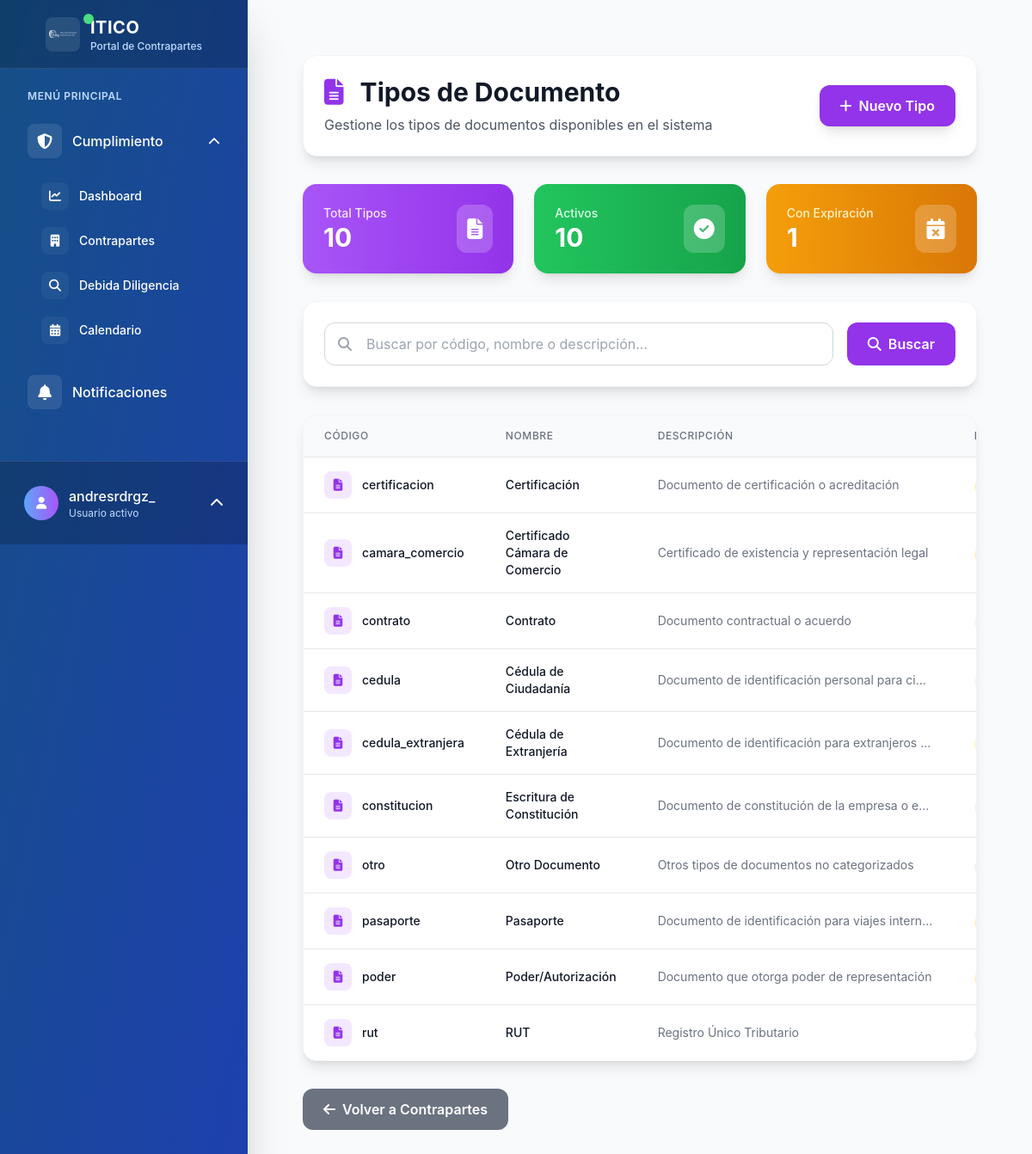
The app's page /contrapartes/tipos-documento/ (signed in) with its own data.
### contrapartes/models.py (models this page shows, shortened)
class TipoDocumento(models.Model):
    codigo = models.CharField(
        max_length=20,
        unique=True,
        verbose_name="Código",
        help_text="Código único para identificar el tipo (ej: dd, contrato, etc.)"
    )
    nombre = models.CharField(
        max_length=100,
        verbose_name="Nombre",
        help_text="Nombre descriptivo del tipo de documento"
    )
    descripcion = models.TextField(
        blank=True,
        null=True,
        verbose_name="Descripción",
        help_text="Descripción detallada del tipo de documento"
    )
    requiere_expiracion = models.BooleanField(
        default=False,
        verbose_name="Requiere fecha de expiración",
        help_text="Indica si este tipo de documento requiere fecha de expiración"
    )
    activo = models.BooleanField(
        default=True,
        verbose_name="Activo",
        help_text="Indica si este tipo está disponible para nuevos documentos"
    )
    creado_por = models.ForeignKey(
        User,
        on_delete=models.PROTECT,
        related_name='tipos_documento_creados',
        verbose_name="Creado por"
    )
    fecha_creacion = models.DateTimeField(auto_now_add=True, verbose_name="Fecha de creación")
    fecha_actualizacion = models.DateTimeField(auto_now=True, verbose_name="Última actualización")
    class Meta:
        verbose_name = "Tipo de Documento"
        verbose_name_plural = "Tipos de Documento"
        ordering = ['nombre']

### contrapartes/views.py (the view)
# urls.py: path('tipos-documento/', views.TipoDocumentoListView.as_view(), name='tipo_documento_lista'),
class TipoDocumentoListView(LoginRequiredMixin, ListView):
    model = TipoDocumento
    template_name = 'contrapartes/tipo_documento_lista.html'
    context_object_name = 'tipos'
    paginate_by = 20
    def get_queryset(self):
        queryset = TipoDocumento.objects.all()
        search = self.request.GET.get('search')
        if search:
            queryset = queryset.filter(
                Q(codigo__icontains=search) |
                Q(nombre__icontains=search) |
                Q(descripcion__icontains=search)
            )
        return queryset

### templates/contrapartes/tipo_documento_lista.html (shortened to what this page needs)
{% extends 'base.html' %}
{% load static %}
{% block content %}
<div class="max-w-7xl mx-auto px-4 sm:px-6 lg:px-8 py-8">
    <div class="bg-white rounded-2xl shadow-lg p-6 mb-8 border border-gray-100">
        <div class="flex flex-col sm:flex-row sm:items-center sm:justify-between gap-4">
            <div>
                <h1 class="text-3xl font-bold text-gray-900 mb-2">
                    <i class="fas fa-file-alt text-purple-600 mr-3"></i>
                    Tipos de Documento
                </h1>
                <p class="text-gray-600">Gestione los tipos de documentos disponibles en el sistema</p>
            </div>
            <a href="{% url 'contrapartes:tipo_documento_crear' %}"
               class="inline-flex items-center px-6 py-3 bg-purple-600 text-white font-semibold rounded-xl hover:bg-purple-700 transition-all duration-200 shadow-lg hover:shadow-xl transform hover:-translate-y-0.5">
                <i class="fas fa-plus mr-2"></i>
                Nuevo Tipo
            </a>
        </div>
    </div>
    <div class="grid grid-cols-1 md:grid-cols-3 gap-6 mb-8">
        <div class="bg-gradient-to-r from-purple-500 to-purple-600 rounded-2xl shadow-lg p-6 text-white">
            <div class="flex items-center justify-between">
                <div>
                    <p class="text-purple-100 text-sm font-medium">Total Tipos</p>
                    <p class="text-3xl font-bold">{{ tipos.count }}</p>
                </div>
                <div class="bg-white bg-opacity-20 rounded-xl p-3">
                    <i class="fas fa-file-alt text-2xl"></i>
                </div>
            </div>
        </div>
        <div class="bg-gradient-to-r from-green-500 to-green-600 rounded-2xl shadow-lg p-6 text-white">
            <div class="flex items-center justify-between">
                <div>
                    <p class="text-green-100 text-sm font-medium">Activos</p>
                    <p class="text-3xl font-bold">{{ tipos|length }}</p>
                </div>
                <div class="bg-white bg-opacity-20 rounded-xl p-3">
                    <i class="fas fa-check-circle text-2xl"></i>
                </div>
            </div>
        </div>
        <div class="bg-gradient-to-r from-amber-500 to-amber-600 rounded-2xl shadow-lg p-6 text-white">
            <div class="flex items-center justify-between">
                <div>
                    <p class="text-amber-100 text-sm font-medium">Con Expiración</p>
                    <p class="text-3xl font-bold">{{ tipos|dictsort:"requiere_expiracion"|slice:":1"|length }}</p>
                </div>
                <div class="bg-white bg-opacity-20 rounded-xl p-3">
                    <i class="fas fa-calendar-times text-2xl"></i>
                </div>
            </div>
        </div>
    </div>
    <div class="bg-white rounded-2xl shadow-lg p-6 mb-8 border border-gray-100">
        <form method="get" class="flex flex-col sm:flex-row gap-4">
            <div class="flex-1">
                <div class="relative">
                    <input type="text"
                           name="search"
                           value="{{ request.GET.search }}"
                           placeholder="Buscar por código, nombre o descripción..."
                           class="w-full pl-12 pr-4 py-3 border border-gray-300 rounded-xl focus:ring-2 focus:ring-purple-500 focus:border-transparent transition-all duration-200">
                    <div class="absolute inset-y-0 left-0 pl-4 flex items-center pointer-events-none">
                    </div>
                </div>
            </div>
            <div class="flex gap-2">
                <button type="submit"
                        class="px-6 py-3 bg-purple-600 text-white font-semibold rounded-xl hover:bg-purple-700 transition-all duration-200 flex items-center gap-2">
                    <i class="fas fa-search"></i>
                    <span class="hidden sm:inline">Buscar</span>
                </button>
            </div>
        </form>
    </div>
    <div class="bg-white rounded-2xl shadow-lg border border-gray-100 overflow-hidden">
        {% if tipos %}
            <div class="overflow-x-auto">
                <table class="min-w-full divide-y divide-gray-200">
                    <thead class="bg-gray-50">
                        <tr>
                            <th class="px-6 py-4 text-left text-xs font-medium text-gray-500 uppercase tracking-wider">
                                Código
                            </th>
                            <th class="px-6 py-4 text-left text-xs font-medium text-gray-500 uppercase tracking-wider">
                                Nombre
                            </th>
                            <th class="px-6 py-4 text-left text-xs font-medium text-gray-500 uppercase tracking-wider">
                                Descripción
                            </th>
                            <th class="px-6 py-4 text-left text-xs font-medium text-gray-500 uppercase tracking-wider">
                            </th>
                        </tr>
                    </thead>
                    <tbody class="bg-white divide-y divide-gray-200">
                        {% for tipo in tipos %}
                        <tr class="hover:bg-gray-50 transition-colors duration-150">
                            <td class="px-6 py-4 whitespace-nowrap">
                                <div class="flex items-center">
                                    <div class="flex-shrink-0 h-8 w-8">
                                        <div class="h-8 w-8 rounded-lg bg-purple-100 flex items-center justify-center">
                                            <i class="fas fa-file-alt text-purple-600 text-sm"></i>
                                        </div>
                                    </div>
                                    <div class="ml-3">
                                        <div class="text-sm font-medium text-gray-900">{{ tipo.codigo }}</div>
                                    </div>
                                </div>
                            </td>
                            <td class="px-6 py-4">
                                <div class="text-sm font-medium text-gray-900">{{ tipo.nombre }}</div>
                            </td>
                            <td class="px-6 py-4">
                                <div class="text-sm text-gray-500 max-w-xs truncate" title="{{ tipo.descripcion }}">
                                    {{ tipo.descripcion|default:"-" }}
                                </div>
                            </td>
                            <td class="px-6 py-4 whitespace-nowrap">
                                {% if tipo.requiere_expiracion %}
                                    <span class="inline-flex items-center px-2.5 py-0.5 rounded-full text-xs font-medium bg-amber-100 text-amber-800">
                                    </span>
                                {% else %}
                                    <span class="inline-flex items-center px-2.5 py-0.5 rounded-full text-xs font-medium bg-gray-100 text-gray-800">
                                    </span>
                                {% endif %}
                            </td>
                        </tr>
                        {% endfor %}
                    </tbody>
                </table>
            </div>
        {% endif %}
    </div>
    <div class="mt-8 flex justify-start">
        <a href="{% url 'contrapartes:lista' %}"
           class="inline-flex items-center px-6 py-3 bg-gray-500 text-white font-semibold rounded-xl hover:bg-gray-600 transition-all duration-200">
            <i class="fas fa-arrow-left mr-2"></i>
            Volver a Contrapartes
        </a>
    </div>
</div>
{% endblock %}

### templates/partials/user_menu.html (shortened to what this page needs)
{% if user.is_authenticated %}
    <div class="p-4 border-t border-white border-opacity-10 bg-black bg-opacity-20">
        <div class="relative">
            <button id="user-menu-button" class="group flex items-center w-full text-white hover:bg-white hover:bg-opacity-10 p-3 rounded-xl transition-all duration-300">
                <div class="flex items-center justify-center w-10 h-10 rounded-full bg-gradient-to-r from-blue-400 to-purple-500 mr-3 group-hover:scale-110 transition-transform duration-300">
                    <i class="fas fa-user text-sm"></i>
                </div>
                <div class="flex-1 text-left">
                    <p class="font-medium truncate group-hover:translate-x-1 transition-transform duration-300">{{ user.get_full_name|default:user.username }}</p>
                    <p class="text-xs text-blue-200">Usuario activo</p>
                </div>
                <i class="fas fa-chevron-up ml-2 transform group-hover:rotate-180 transition-transform duration-300" id="chevron-icon"></i>
            </button>
        </div>
    </div>
{% endif %}

### static/css/itico.css (style rules this page uses)
:root { --color-primario: #154F86; --color-blanco: #FFFFFF; --color-exito: #10B981; --color-advertencia: #F59E0B; --color-error: #EF4444; --color-info: #3B82F6; --color-fondo: var(--color-blanco); --color-fondo-secundario: #F9FAFB; --color-texto: var(--color-primario); --color-texto-secundario: #6B7280; --color-borde: #E5E7EB; --sombra-sm: 0 1px 2px 0 rgba(0, 0, 0, 0.05); --sombra-md: 0 4px 6px -1px rgba(0, 0, 0, 0.1); --sombra-lg: 0 10px 15px -3px rgba(0, 0, 0, 0.1); }
* { margin: 0; padding: 0; box-sizing: border-box; }
body { background: var(--color-fondo); color: var(--color-texto); font-family: -apple-system, BlinkMacSystemFont, 'Segoe UI', Roboto, Oxygen, Ubuntu, Cantarell, sans-serif; line-height: 1.6; }
h1, h2, h3, h4, h5, h6 { color: var(--color-primario); margin-bottom: 1rem; font-weight: 600; }
h1 { font-size: 2.5rem; }
a { color: var(--color-primario); text-decoration: none; transition: color 0.3s ease; }
.shadow-lg { box-shadow: var(--sombra-lg); }
.rounded-lg { border-radius: 0.75rem; }
.p-3 { padding: 0.75rem; }
.p-4 { padding: 1rem; }
.p-6 { padding: 1.5rem; }
.mb-2 { margin-bottom: 0.5rem; }

### records on screen
TipoDocumento: codigo "certificacion", nombre "Certificación", descripcion "Documento de certificación o acreditación"
TipoDocumento: codigo "camara_comercio", nombre "Certificado Cámara de Comercio", descripcion "Certificado de existencia y representación legal"
TipoDocumento: codigo "contrato", nombre "Contrato", descripcion "Documento contractual o acuerdo"
TipoDocumento: codigo "cedula", nombre "Cédula de Ciudadanía", descripcion "Documento de identificación personal para ci…"
TipoDocumento: codigo "cedula_extranjera", nombre "Cédula de Extranjería", descripcion "Documento de identificación para extranjeros…"
TipoDocumento: codigo "constitucion", nombre "Escritura de Constitución", descripcion "Documento de constitución de la empresa o e…"
TipoDocumento: codigo "otro", nombre "Otro Documento", descripcion "Otros tipos de documentos no categorizados"
TipoDocumento: codigo "pasaporte", nombre "Pasaporte", descripcion "Documento de identificación para viajes intern…"
TipoDocumento: codigo "poder", nombre "Poder/Autorización", descripcion "Documento que otorga poder de representación"
TipoDocumento: codigo "rut", nombre "RUT", descripcion "Registro Único Tributario"

### other values on screen
{{ user.get_full_name|default:user.username }} "andresrdrgz_"
{{ tipos.count }} "10"
{{ tipos|length }} "10"
{{ tipos|dictsort:"requiere_expiracion"|slice:":1"|length }} "1"
